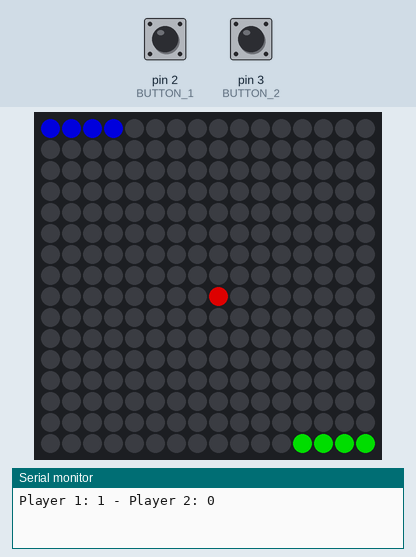
Simulated run of this sketch. Board: Arduino Uno, built with avr-gcc and run on an emulated ATmega328P. On the bench: 16×16 RGB LED matrix (first LED top left, wired row by row), the last lines printed to the serial monitor. Inputs (shaded band) come from the test bench; at power-on: pin 3 (BUTTON_2) HIGH, pin 2 (BUTTON_1) HIGH. Dim RGB values are drawn brighter than linear; random numbers use the default seed unless the sketch sets one.

Above: at 1.2 s.
1.3 s: pin 3 (BUTTON_2) pulled LOW for 1 s
At 1.39 s:
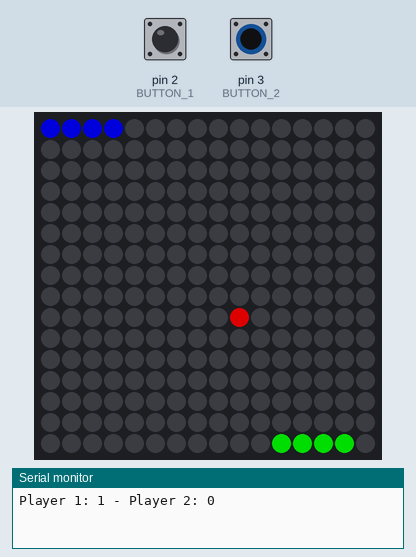
3.8 s: pin 2 (BUTTON_1) pulled LOW for 0.15 s
At 3.97 s:
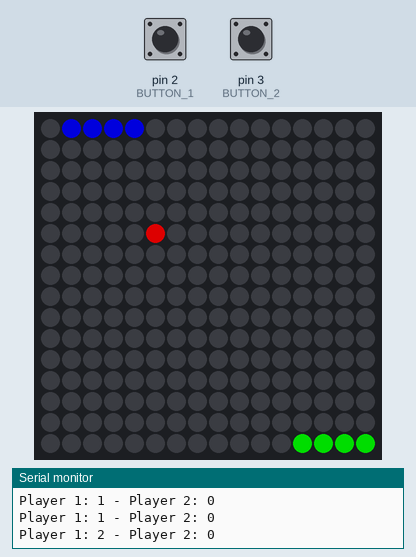
5.4 s: pin 2 (BUTTON_1) pulled LOW for 1 s
At 5.58 s:
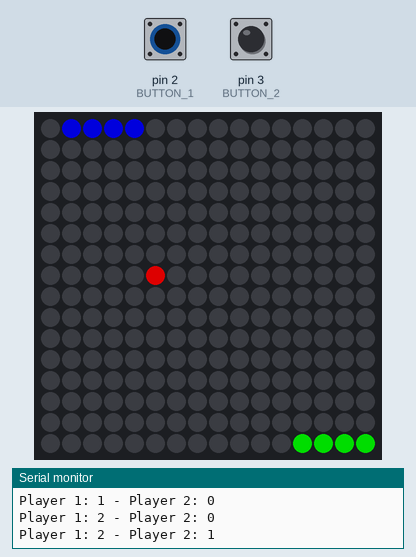
7.9 s: pin 3 (BUTTON_2) pulled LOW for 0.15 s
At 8.0 s:
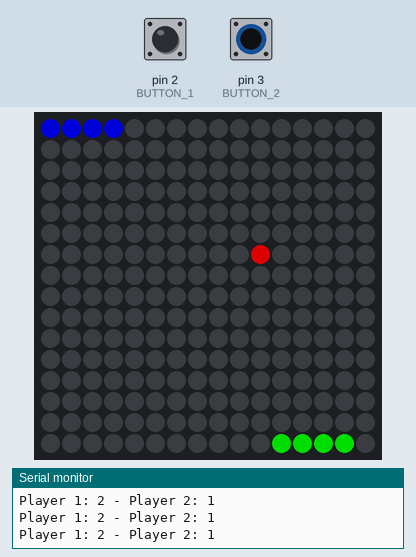

The sketch:

PingPongGame.ino
```cpp
#include <Adafruit_NeoPixel.h>
#ifdef _AVR_
#include <avr/power.h>
#endif
#define PIN 6
#define WIDTH 16                 // Ширина
#define HEIGHT 16                // Высота
#define NUMPIXELS WIDTH* HEIGHT  // Колличество пикселей
#define PADDLE_SIZE 4            // Размер площадки игрока
#define BUTTON_1 2              // Пин кнопки первого игрока
#define BUTTON_2 3               // Пин кнопки второго игрока

int ballX = random(7, 9);
int ballY = random(7, 9);                          // Мяч появляется в верхней или нижней зоне
int ballDirX = 1-random(0, 2)*2;  // Направление по горизонтали
int ballDirY = 1-random(0, 2)*2;  // Направление по вертикали
int paddleY1 = 0;                                  // Начальная позиция 1ой площадки по оси Y
int paddleX1 = WIDTH / 2;                          // Начальная позиция 1ой площадки по оси X
int paddleY2 = HEIGHT - 1;                         // Начальная позиция 2ой площадки по оси Y
int paddleX2 = WIDTH / 2;                          // Начальная позиция 2ой площадки по оси X
int scorePlayer1 = 0;
int scorePlayer2 = 0;

Adafruit_NeoPixel NeoPixel(NUMPIXELS, PIN, NEO_GRB + NEO_KHZ800);

void setup() {
  NeoPixel.begin();
  NeoPixel.show();
  Serial.begin(9600);
  pinMode(BUTTON_1, INPUT_PULLUP);
  pinMode(BUTTON_2, INPUT_PULLUP);
}

int getPixelNumber(int x, int y) {
  // Функция для преобразования координат x, y в номер светодиода
  if (y % 2 == 0) {
    return y * WIDTH + x;
  } else {
    return y * WIDTH + (WIDTH - 1 - x);
  }
}

void resetBall()  // Функция возвращения мяча
{
  ballX = random(7, 9);
  ballY = random(7, 9);
  ballDirX = 1-random(0, 2)*2;  // Направление по горизонтали
  ballDirY = 1-random(0, 2)*2;
}

void loop() {
  NeoPixel.clear();

  ballX += ballDirX;
  ballY += ballDirY;

  // Проверка столкновения со стенками
  if (ballX == 0 || ballX == WIDTH - 1) {
    ballDirX *= -1;
  }

  // Проверка столкновения с площадками игроков
  if ((ballY == 1 || ballY == HEIGHT) && (ballX >= paddleX1 && ballX <= paddleX1 + PADDLE_SIZE))
  {
    ballDirY *= -1;
  }
  else if ((ballY == HEIGHT - 2 || ballY == HEIGHT) && (ballX >= paddleX2 && ballX <= paddleX2 + PADDLE_SIZE))
  {
    ballDirY *= -1;
  }

  // Проверка на пропуск мяча игроком
  if (ballY <= 0 && (ballX < paddleX1 || ballX >= paddleX1 + PADDLE_SIZE)) {
    scorePlayer2++;
    resetBall();
  }
   else if (ballY >= HEIGHT - 1 && (ballX < paddleX2 || ballX >= paddleX2 + PADDLE_SIZE)) {
    scorePlayer1++;
    resetBall();
  }

  // Управление площадкой игрока 1
  if (!digitalRead(BUTTON_1) && paddleX1 < WIDTH - PADDLE_SIZE) {
    paddleX1++;
  }
  if (digitalRead(BUTTON_1) && paddleX1 > 0) {
    paddleX1--;
  }

  // Управление площадкой игрока 2
  if (!digitalRead(BUTTON_2) && paddleX2 > 0) {
    paddleX2--;
  }
  if (digitalRead(BUTTON_2) && paddleX2 < WIDTH - PADDLE_SIZE) {
    paddleX2++;
  }

  // Отображение площадки 1 игрока
  for (int i = 0; i < PADDLE_SIZE; i++) {
    NeoPixel.setPixelColor(getPixelNumber(paddleX1 + i, 0), NeoPixel.Color(0, 0, 150));
  }

  // Отображение площадки 2 игрока
  for (int i = 0; i < PADDLE_SIZE; i++) {
    NeoPixel.setPixelColor(getPixelNumber(paddleX2 + i, HEIGHT - 1), NeoPixel.Color(0, 150, 0));
  }

  // Отображение мяча
  NeoPixel.setPixelColor(getPixelNumber(ballX, ballY), NeoPixel.Color(150, 0, 0));

  NeoPixel.show();
  delay(150);  // Скорость мяча

  // Вывод текущего счета каждую секунду
  static unsigned long LastScoreUpdateTime = 0;
  if (millis() - LastScoreUpdateTime >= 1000) {
    Serial.print("Player 1: ");
    Serial.print(scorePlayer1);
    Serial.print(" - Player 2: ");
    Serial.println(scorePlayer2);
    LastScoreUpdateTime = millis();
  }
}
```
